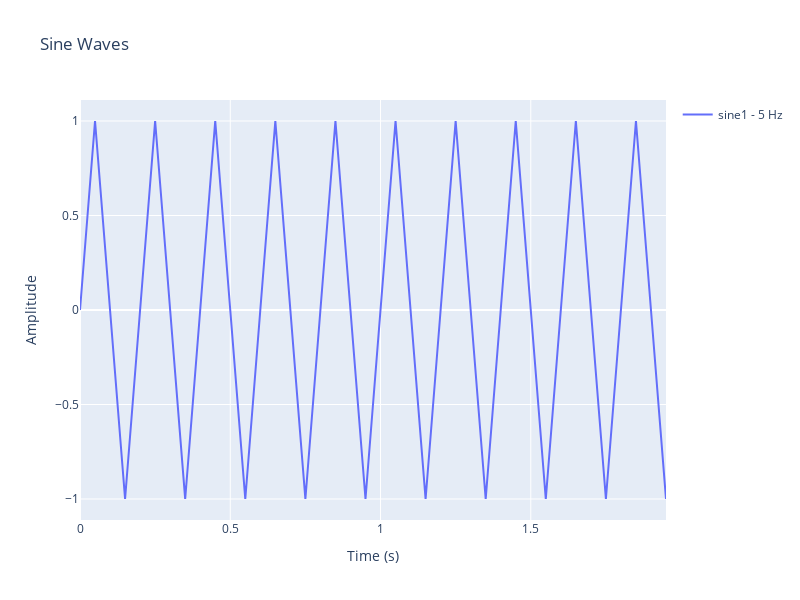
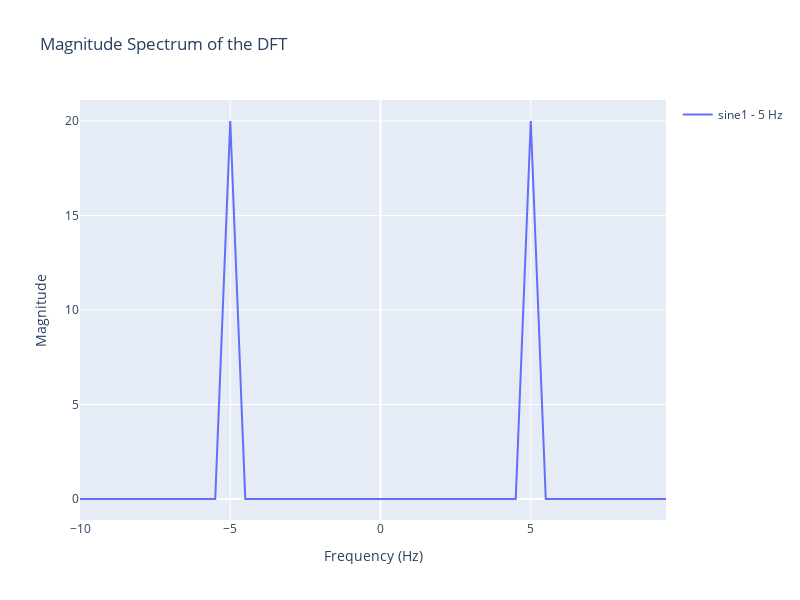
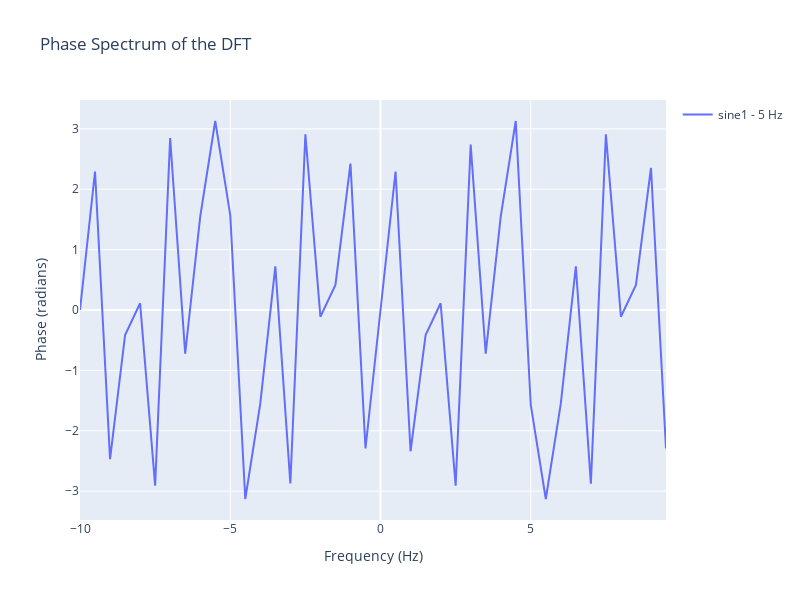

Notebook code for these charts, in order:
### Markdown cell above
# Exploring the Effect of Sampling Rate and Sample Length on DFT Resolution

In this notebook, we explore the effect of sampling rate and sample length on the resolution of DFT analysis.

We start by setting our time step `n` to 0.05, which corresponds to a sampling rate (SR) of 20 Hz, and our total time length `t_max` to 2 seconds. We use one sine wave with a frequency of 5 Hz as an example.

As stated in the printout, our total number of sampling points is 40, which is calculated by dividing the total time (2 seconds) by the time step (0.05 seconds). The Nyquist frequency in our setting is 10 Hz, which is the maximum frequency that can be accurately sampled.

In the DFT plot, we see that -10 Hz and 10 Hz are the lower and upper boundaries, respectively. This means our total frequency resolution is 0.5 Hz. This resolution is determined by dividing the total bandwidth (20 Hz, from -10 Hz to 10 Hz) by the number of sampling points (40).

## How to Increase Frequency Resolution

To increase the frequency resolution, we need to consider two factors: sampling rate and total time length.

- **Increasing the Sampling Rate:** If we increase the sampling rate by reducing the time step, for example, setting `n = 0.025` (which doubles the sampling rate to 40 Hz), we can analyze higher frequencies up to the new Nyquist frequency of 20 Hz. However, the smallest frequency resolution step remains 0.5 Hz because the total number of sampling points still divides the total bandwidth.

- **Increasing the Total Time Length:** To improve the frequency resolution, we need to increase the total time length. For instance, by doubling `t_max` to 4 seconds, we double the number of sampling points to 80. This increases the frequency resolution to 0.25 Hz steps because the total bandwidth (20 Hz) is now divided by 80 sampling points.

In summary, to achieve finer frequency resolution in DFT analysis, extending the total time length of the sampled signal is more effective than merely increasing the sampling rate. This approach provides more data points for the DFT to process, resulting in smaller frequency resolution steps.

### Code cell
import sys
sys.path.append('../')

import numpy as np
import plotly.graph_objects as go
from py_scripts.waveform_utils import generate_waveforms, apply_window_to_waveforms, plot_waveforms

config = {
    # Time step in seconds
    'n': 0.05, 
    
    # Maximum time
    't_max': 2.0, 
    
    # Waveforms to show as list: 'sine1', 'sine2', 'am', 'fm', 'sum', 'comb'
    'selected_waveforms': ['sine1'],
    
    # Parameters for sine wave 1: amp, freq, phase
    'amp1': 1.0, 'freq1': 5, 'phase1': 0*np.pi,
    
    # Parameters for sine wave 2: amp, freq, phase
    'amp2': 1.0, 'freq2': 15, 'phase2': 0*np.pi,
    
    # Set the modulation index for AM
    'index_am': 1,
    
    # Set the modulation index for FM
    'index_fm': 0.1,
    
    # Apply window function
    'apply_window': False,
    
    # Type of window function to apply. Reference here: https://docs.scipy.org/doc/scipy/reference/generated/scipy.signal.get_window.html
    'window_type': 'blackman',
    
    # Add dotted lines overlay (disable if using high SR!)
    'add_dotted_lines': False
}

waveform_data, t = generate_waveforms(config)

if config['apply_window']:
    waveform_data = apply_window_to_waveforms(waveform_data, t, config['window_type'])

plot_waveforms(waveform_data, t, config)

### Figure 1 — Plotly figure (JSON) as saved in the notebook; plotly's stock layout.template omitted (floating-point values rounded to 4 significant figures)
{"data": [{"mode": "lines", "name": "sine1 - 5 Hz", "type": "scatter", "x": [0, 0.05, 0.1, 0.15, 0.2, 0.25, 0.3, 0.35, 0.4, 0.45, 0.5, 0.55, 0.6, 0.65, 0.7, 0.75, 0.8, 0.85, 0.9, 0.95, 1, 1.05, 1.1, 1.15, 1.2, 1.25, 1.3, 1.35, 1.4, 1.45, 1.5, 1.55, 1.6, 1.65, 1.7, 1.75, 1.8, 1.85, 1.9, 1.95], "y": [0, 1, 1.225e-16, -1, -2.449e-16, 1, -1.409e-15, -1, -4.899e-16, 1, 6.123e-16, -1, 2.818e-15, 1, -2.695e-15, -1, -9.797e-16, 1, 1.102e-15, -1, -1.225e-15, 1, -2.206e-15, -1, 5.636e-15, 1, -1.961e-15, -1, 5.391e-15, 1, 5.39e-15, -1, -1.959e-15, 1, -1.471e-15, -1, -2.204e-15, 1, -1.226e-15, -1]}], "layout": {"autosize": false, "height": 600, "showlegend": true, "title": {"text": "Sine Waves"}, "width": 800, "xaxis": {"autorange": true, "range": [0, 1.95], "title": {"text": "Time (s)"}, "type": "linear"}, "yaxis": {"autorange": true, "range": [-1.111, 1.111], "title": {"text": "Amplitude"}, "type": "linear"}}}

### Figure 2 — Plotly figure (JSON) as saved in the notebook; plotly's stock layout.template omitted (floating-point values rounded to 4 significant figures)
{"data": [{"mode": "lines", "name": "sine1 - 5 Hz", "type": "scatter", "x": [-10, -9.5, -9, -8.5, -8, -7.5, -7, -6.5, -6, -5.5, -5, -4.5, -4, -3.5, -3, -2.5, -2, -1.5, -1, -0.5, 0, 0.5, 1, 1.5, 2, 2.5, 3, 3.5, 4, 4.5, 5, 5.5, 6, 6.5, 7, 7.5, 8, 8.5, 9, 9.5], "y": [3.001e-15, 1.023e-14, 1.431e-14, 1.131e-14, 1.025e-14, 2.393e-15, 1.306e-14, 1.831e-14, 1.093e-14, 8.862e-15, 20, 8.862e-15, 1.093e-14, 1.831e-14, 1.345e-14, 2.393e-15, 1.025e-14, 1.131e-14, 1.385e-14, 1.023e-14, 3.001e-15, 1.023e-14, 1.485e-14, 1.131e-14, 1.025e-14, 2.393e-15, 1.364e-14, 1.831e-14, 1.093e-14, 8.862e-15, 20, 8.862e-15, 1.093e-14, 1.831e-14, 1.272e-14, 2.393e-15, 1.025e-14, 1.131e-14, 1.535e-14, 1.023e-14]}], "layout": {"autosize": false, "height": 600, "showlegend": true, "title": {"text": "Magnitude Spectrum of the DFT"}, "width": 800, "xaxis": {"autorange": true, "range": [-10, 9.5], "title": {"text": "Frequency (Hz)"}, "type": "linear"}, "yaxis": {"autorange": true, "range": [-1.111, 21.11], "title": {"text": "Magnitude"}, "type": "linear"}}}

### Figure 3 — Plotly figure (JSON) as saved in the notebook; plotly's stock layout.template omitted (floating-point values rounded to 4 significant figures)
{"data": [{"mode": "lines", "name": "sine1 - 5 Hz", "type": "scatter", "x": [-10, -9.5, -9, -8.5, -8, -7.5, -7, -6.5, -6, -5.5, -5, -4.5, -4, -3.5, -3, -2.5, -2, -1.5, -1, -0.5, 0, 0.5, 1, 1.5, 2, 2.5, 3, 3.5, 4, 4.5, 5, 5.5, 6, 6.5, 7, 7.5, 8, 8.5, 9, 9.5], "y": [2.629e-16, 2.294, -2.472, -0.4146, 0.1111, -2.909, 2.848, -0.7229, 1.547, 3.131, 1.571, -3.131, -1.547, 0.7229, -2.874, 2.909, -0.1111, 0.4146, 2.424, -2.294, 0, 2.294, -2.341, -0.4146, 0.1111, -2.909, 2.74, -0.7229, 1.547, 3.131, -1.571, -3.131, -1.547, 0.7229, -2.877, 2.909, -0.1111, 0.4146, 2.354, -2.294]}], "layout": {"autosize": false, "height": 600, "showlegend": true, "title": {"text": "Phase Spectrum of the DFT"}, "width": 800, "xaxis": {"autorange": true, "range": [-10, 9.5], "title": {"text": "Frequency (Hz)"}, "type": "linear"}, "yaxis": {"autorange": true, "range": [-3.479, 3.479], "title": {"text": "Phase (radians)"}, "type": "linear"}}}
